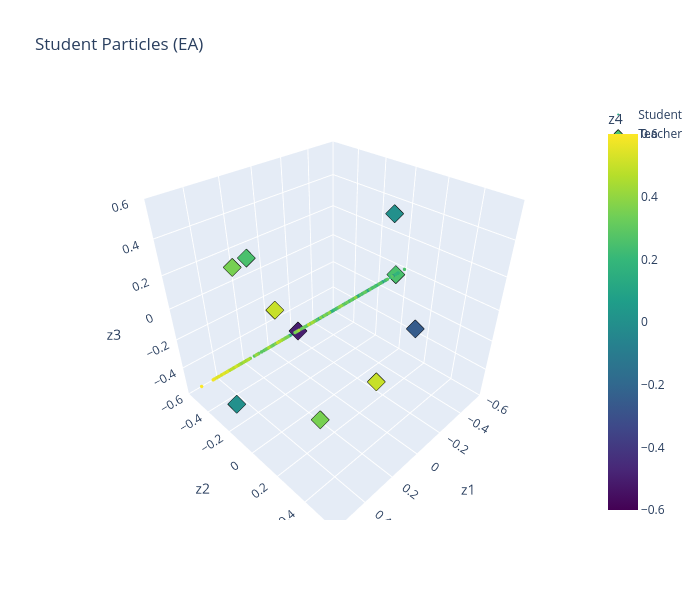

The code cell stored with this chart in its notebook:
### Code cell
plot_particles_3d(h_ea["particles"][-1], teacher, "Student Particles (EA)")

### Figure 1 — Plotly figure (JSON) as saved in the notebook; plotly's stock layout.template omitted (floating-point values rounded to 4 significant figures; data arrays with more than 128 entries replaced by an {"elided": "..."} marker saying what was removed)
{"data": [{"marker": {"cmax": 0.6, "cmin": -0.6, "color": {"elided": "500 float values"}, "colorbar": {"title": {"text": "z4"}}, "colorscale": [[0, "#440154"], [0.1111, "#482878"], [0.2222, "#3e4989"], [0.3333, "#31688e"], [0.4444, "#26828e"], [0.5556, "#1f9e89"], [0.6667, "#35b779"], [0.7778, "#6ece58"], [0.8889, "#b5de2b"], [1, "#fde725"]], "size": 2}, "mode": "markers", "name": "Student", "type": "scatter3d", "x": {"elided": "500 float values"}, "y": {"elided": "500 float values"}, "z": {"elided": "500 float values"}}, {"marker": {"cmax": 0.6, "cmin": -0.6, "color": [0.25, 0.5, 0.0, 0.5, 0.35, -0.5, 0.25, -0.25, 0.0, 0.35], "colorscale": [[0, "#440154"], [0.1111, "#482878"], [0.2222, "#3e4989"], [0.3333, "#31688e"], [0.4444, "#26828e"], [0.5556, "#1f9e89"], [0.6667, "#35b779"], [0.7778, "#6ece58"], [0.8889, "#b5de2b"], [1, "#fde725"]], "line": {"color": "black", "width": 1}, "size": 6, "symbol": "diamond"}, "mode": "markers", "name": "Teacher", "type": "scatter3d", "x": [-0.5, 0.25, -0.25, 0.0, 0.35, 0.25, 0.5, 0.0, 0.5, 0.35], "y": [0.0, 0.5, 0.15, -0.5, -0.35, 0.0, 0.0, 0.5, -0.25, 0.25], "z": [0.0, 0.0, 0.5, -0.25, 0.25, 0.0, 0.5, 0.15, -0.5, -0.35]}], "layout": {"height": 600, "scene": {"xaxis": {"range": [-0.6, 0.6], "title": {"text": "z1"}}, "yaxis": {"range": [-0.6, 0.6], "title": {"text": "z2"}}, "zaxis": {"range": [-0.6, 0.6], "title": {"text": "z3"}}}, "title": {"text": "Student Particles (EA)"}, "width": 700}}
